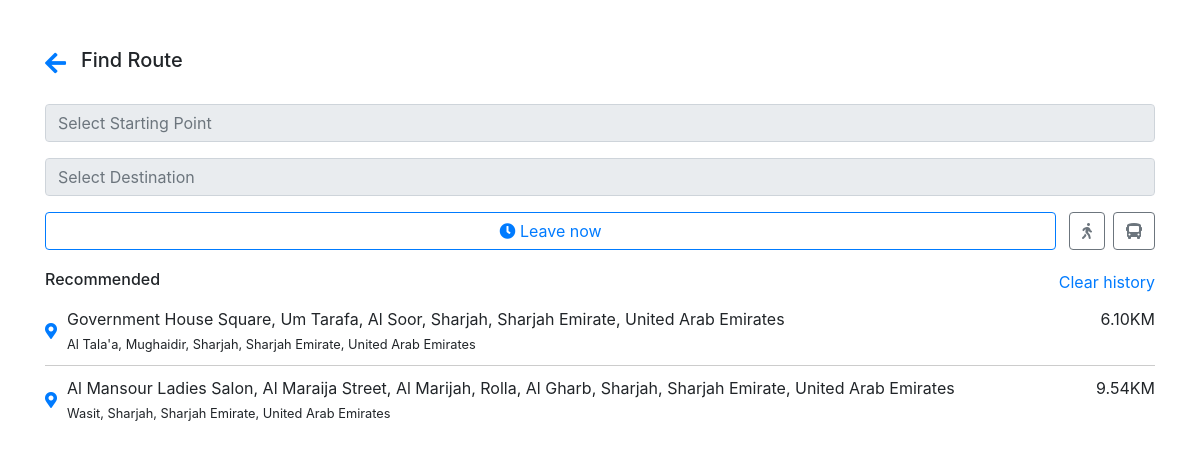
Page /route/ on the committed database.
### main/models.py (models this page shows)
class History(models.Model):
    key = models.CharField(max_length=100, blank=True, null=True)
    start = models.CharField(max_length=50, blank=True, null=True)
    end = models.CharField(max_length=50, blank=True, null=True)
    start_loc_name = models.CharField(max_length=255, blank=True, null=True)
    end_loc_name = models.CharField(max_length=255, blank=True, null=True)
    distance = models.FloatField(default=1)
    created_at = models.DateTimeField(auto_now_add=True)

### main/views.py (the view)
# urls.py: path('route/', views.route, name='route'),
def route(request):
    history = History.objects.filter(key=request.session.session_key)
    return render(request, 'route.html', {'history': history})

### templates/route.html (shortened to what this page needs)
<!DOCTYPE html>
<html lang="en">
<head>
    <link rel="stylesheet" href="https://stackpath.bootstrapcdn.com/bootstrap/4.5.2/css/bootstrap.min.css">
    <link href="https://cdnjs.cloudflare.com/ajax/libs/font-awesome/5.15.3/css/all.min.css" rel="stylesheet">
    <link rel="stylesheet" href="https://unpkg.com/leaflet@1.7.1/dist/leaflet.css" />
</head>
<body>
    <div class="container my-5">
        <div class="header">
            <a href="{% url 'index' %}"><i class="fas fa-arrow-left"></i></a>
            <h5>Find Route</h5>
        </div>
        <div class="form-group mt-4">
            <input type="text" class="form-control" id="startLocation" placeholder="Select Starting Point" readonly>
        </div>
        <div class="form-group">
            <input type="text" class="form-control" id="endLocation" placeholder="Select Destination" readonly>
        </div>
        <form action="{% url 'route_view' %}" method="post" id="route_form">
            <div class="d-flex justify-content-between mb-3">
                <button class="btn btn-outline-primary btn-block" type="button" onclick="find_route()"
                    style="margin-right: 5px;">
                    <i class="fas fa-clock"></i> Leave now
                </button>
                <div class="d-flex gap-2">
                    <button type="button" class="btn btn-outline-secondary mx-2" onclick="find_route()">
                        <i class="fas fa-walking"></i>
                    </button>
                    <button type="button" class="btn btn-outline-secondary" onclick="find_route()">
                        <i class="fas fa-bus"></i>
                    </button>
                </div>
            </div>
        </form>
        <div class="recommended-list">
            <div class="row justify-content-between">
                <h6 class="col-6">Recommended</h6>
                <div class="col-6"><a href="{% url 'clear_history' %}" class="float-right">Clear history</a></div>
            </div>
            {% for item in history %}
            <div class="recommended-item">
                <div class="location-info">
                    <i class="fas fa-map-marker-alt"></i>
                    <div>
                        <p class="mb-0">{{item.start_loc_name}}</p>
                        <small>{{item.end_loc_name}}</small>
                    </div>
                </div>
                <p>{{item.distance|floatformat:2}}KM</p>
            </div>
            {% endfor %}
        </div>
    </div>
</body>
</html>

### templates/route.html (style rules this page uses)
.header { display: flex; align-items: center; gap: 15px; }
.header i { font-size: 1.5em; cursor: pointer; }
.recommended-list { margin-top: 20px; }
.recommended-item { display: flex; justify-content: space-between; padding: 10px 0; border-bottom: 1px solid #ccc; }
.recommended-item:last-child { border-bottom: none; }
.location-info { display: flex; align-items: center; gap: 10px; }
.location-info i { color: #007bff; }

### rows in the picture
History: start_loc_name "Government House Square, Um Tarafa, Al Soor, Sharjah, Sharjah Emirate, United Arab Emirates", end_loc_name "Al Tala'a, Mughaidir, Sharjah, Sharjah Emirate, United Arab Emirates", distance "6.10"
History: start_loc_name "Al Mansour Ladies Salon, Al Maraija Street, Al Marijah, Rolla, Al Gharb, Sharjah, Sharjah Emirate, United Arab Emirates", end_loc_name "Wasit, Sharjah, Sharjah Emirate, United Arab Emirates", distance "9.54"
